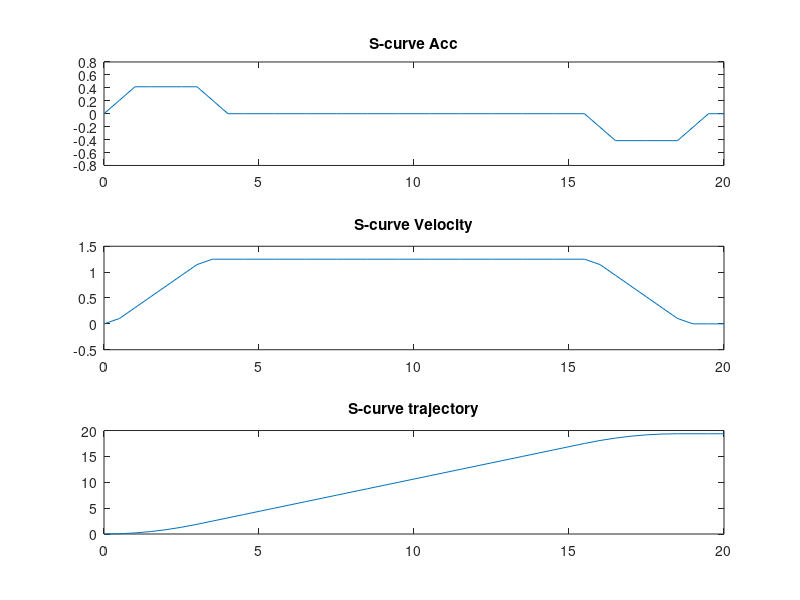

Recreate this plot in MATLAB.

    totalTime=20;
    timeInterval=0.5;
    taFactor=0.2;
    tajFactor=0.25;
    velLi1near=1
    %%Geração de um perfil de velocidade trapezoidal
    % Dado um tempo de t segundos
    t = 0:timeInterval:totalTime;
    v=zeros(1,length(t));
    acc=zeros(1,length(t));
%     % Uma trajetória retilinea de x metros
%     dt=totalDistance;
    %Temos uma velocidade media vavg
    vavg=velLi1near;
    
    %Considerando ta e td como 20% do tempo total
    ta=taFactor*t(end);
    td=ta;
    tc=1-ta-td;
    
    %Considerando o perfil de aceleração como triangular, temos os tempos de
    %jerk em 50% da aceleração
    taj=ta*tajFactor;
    tdj=taj;
    tcj=ta-taj-tdj;
    
    %tc sendo o tempo de velocidade constante
    tc=t(end)-ta-td;
    %dado dt=((1/2)*vmax)*(ta+td)+vmax*(tc)
    %temos dt=(1/10)*vmax+vmax*(8/10) e dt=vavg*tt
    vmax=vavg*((ta+tc)/t(end))^-1;
    accavg=vmax/(ta);
    accmax=accavg*((taj+tcj)/ta)^-1;
    jerk=accmax/taj;
    i=2;
    
    while(t(i)<=taj)
        
        acc(i)=acc(i-1)+jerk*(t(i)-t(i-1));
        i=i+1;
        
    end
    while(t(i)<=(taj+tcj))
        
        acc(i)=acc(i-1);
        i=i+1;
        
    end
    while(t(i)<=(taj+tcj+tdj))
        
        acc(i)=acc(i-1)-jerk*(t(i)-t(i-1));
        i=i+1;
        
    end
    while(t(i+1)<=(taj+tcj+tdj+tc))
        
        acc(i)=acc(i-1);
        i=i+1;
        
    end
    while(t(i+1)<=(taj+tcj+tdj+tc+tdj))
        
        acc(i)=acc(i-1)-jerk*(t(i)-t(i-1));
        i=i+1;
        
    end
    while(t(i+1)<=(taj+tcj+tdj+tc+taj+tcj))
        
        acc(i)=acc(i-1);
        i=i+1;
        
    end
    while(t(i+1)<(taj+tcj+tdj+tc+taj+tcj+tdj))
        
        acc(i)=acc(i-1)+jerk*(t(i)-t(i-1));
        i=i+1;
        
    end
    for i=2:length(t)
        v(i)=v(i-1)+acc(i)*(t(i)-t(i-1));
    end
    
    d=zeros(1,length(v));
    
    for i=2:length(v)
        d(i)=d(i-1)+(v(i))*(t(i)-t(i-1));
    end
    
    figure('Name','Profiles');
    subplot(3,1,1)
    plot(t,acc)
    title('S-curve Acc')
    subplot(3,1,2)
    plot(t,v)
    title('S-curve Velocity')
    subplot(3,1,3)
    plot(t,d)
    title('S-curve trajectory')
